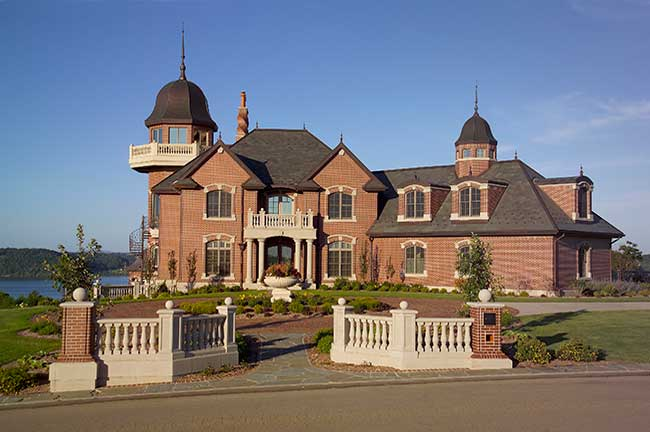
#> input picture Scale Variant Feature Transform/house_2.jpg, 650 x 432 px
$ jupyter execute 'Scale Variant Feature Transform.ipynb'
#> lines starting #> are read from the running program, lines starting #| are printed output that depends on the picture
# Scale Variant Feature Transform

[cell 1]
import cv2
import numpy as np

[cell 2]
image = cv2.imread('house_2.jpg')
#> image is the input picture: shape (432, 650, 3); mean B, G, R 125.3, 119.8, 120.9
gray = cv2.cvtColor(image,cv2.COLOR_BGR2GRAY)
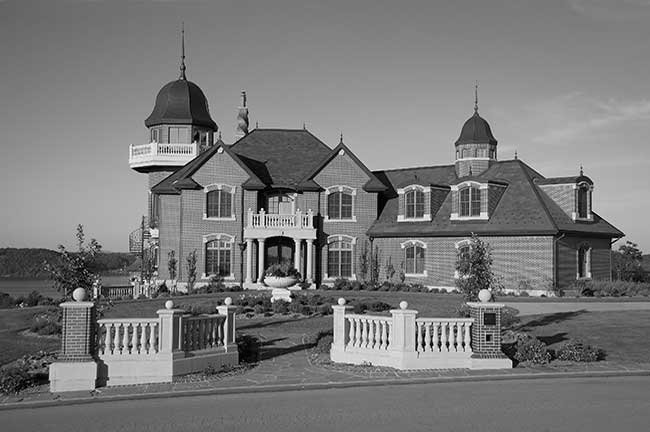
#> gray: shape (432, 650); min 0, max 252, mean 120.8

Create SIFT Feature Detector object

[cell 3]
sift = cv2.SIFT_create()

Detect Key Points

[cell 4]
keypoints = sift.detect(gray,None)
#> keypoints = 1743 keypoints; strongest (x, y, size): (431, 344, 2.8), (387, 343, 2.3), (447, 344, 3), (381, 342, 2.1)
print("Number of keypoints detected: ", len(keypoints))
#| Number of keypoints detected:  1743

[cell 5]
image=cv2.drawKeypoints(gray,keypoints,image)
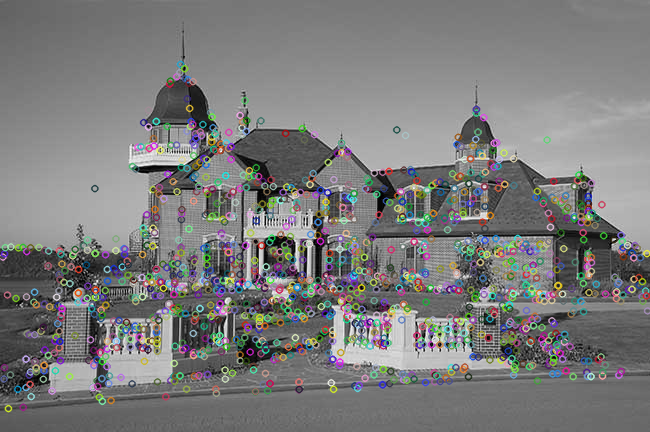
#> image: shape (432, 650, 3); mean B, G, R 122.8, 123.1, 123.1

[cell 6]
cv2.imwrite('sift_keypoints.jpg',image)
#> Out = True

Draw rick key points on input image

[cell 7]
image = cv2.drawKeypoints(gray,keypoints,image, flags=cv2.DRAW_MATCHES_FLAGS_DRAW_RICH_KEYPOINTS)
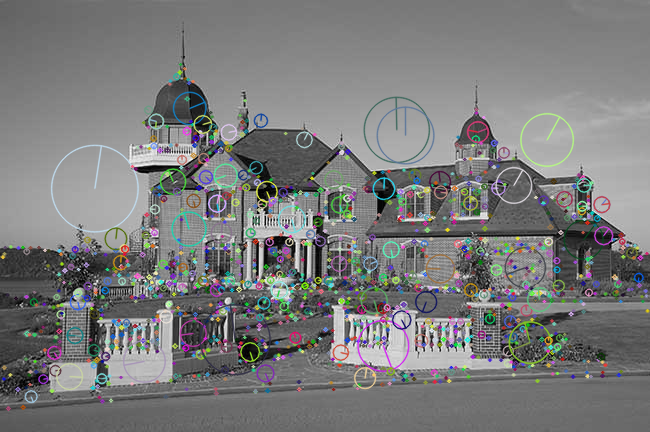
#> image: shape (432, 650, 3); mean B, G, R 122.7, 122.7, 122.2
